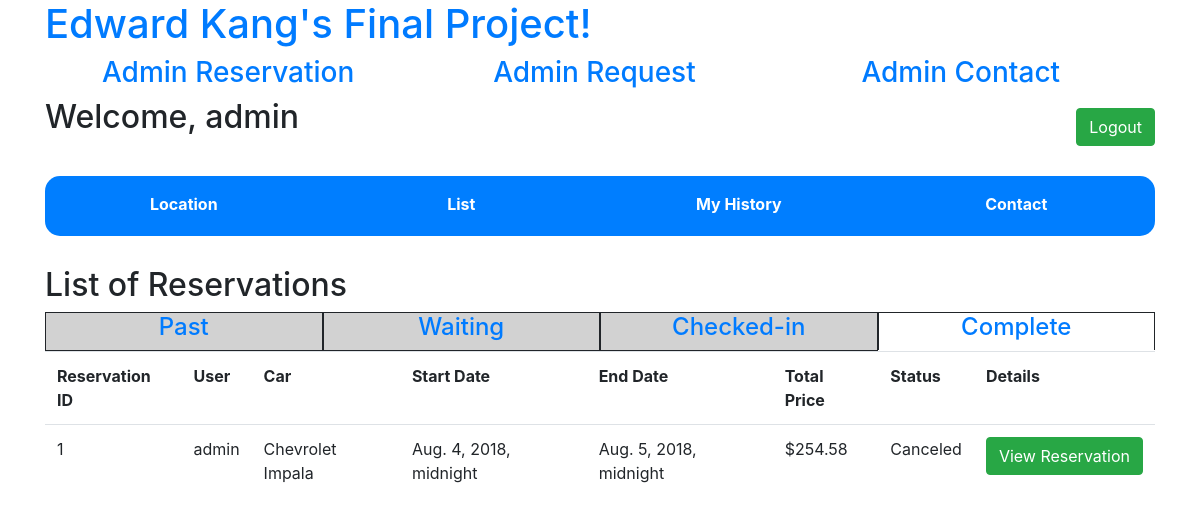
Page /adminpage/reservation/past/else (signed in) on the earlier database version.
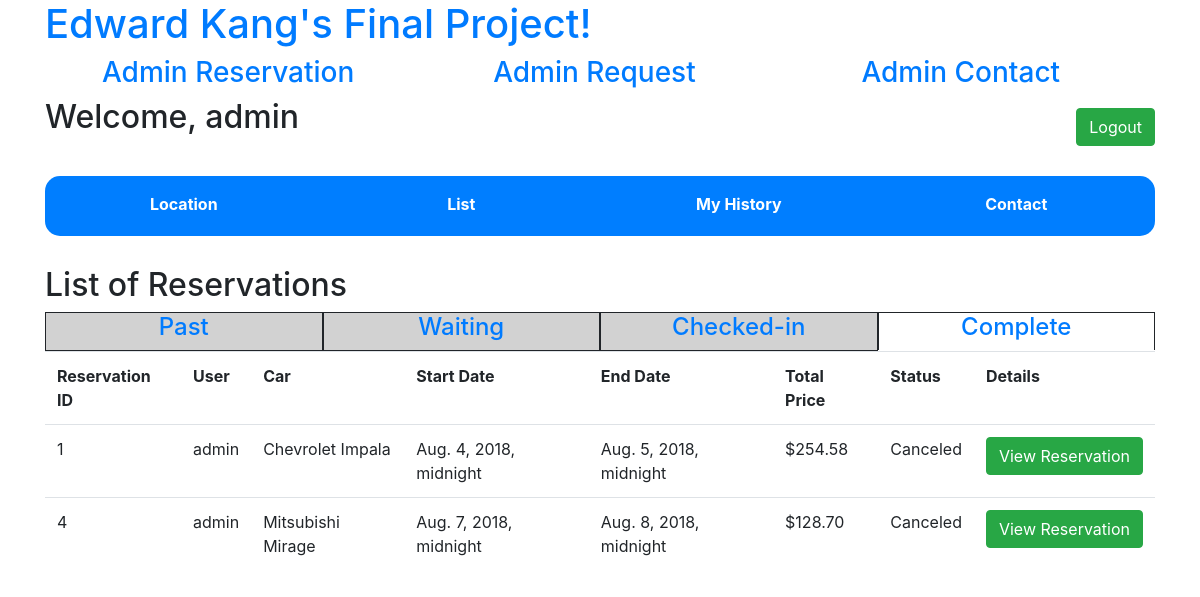
Same page on the later database version.
### rents/models.py (models this page shows, shortened)
class Reservation(models.Model):
    reservation_user = models.ForeignKey(settings.AUTH_USER_MODEL, on_delete=models.CASCADE)
    reservation_car = models.ForeignKey(Car, on_delete=models.CASCADE)
    reservation_start_date = models.DateTimeField()
    reservation_end_date = models.DateTimeField()
    reservation_drop_off = models.ForeignKey(Location, on_delete=models.CASCADE)
    reservation_protection = models.CharField(max_length=64)
    reservation_total_price = models.FloatField()
    reservation_status = models.CharField(max_length=64)
    reservation_request = models.CharField(max_length=64)

class Car(models.Model):
    car_brand = models.CharField(max_length=64)
    car_name = models.CharField(max_length=64)
    car_type = models.CharField(max_length=64)
    car_price = models.FloatField()
    car_size = models.IntegerField()
    car_detail = models.CharField(max_length=64)
    car_status = models.CharField(max_length=64)
    car_location = models.ForeignKey(Location, on_delete=models.CASCADE)

### rents/views.py (the view, shortened to what this page needs)
# urls.py: path("adminpage/reservation/<str:time>/<str:status>", views.adminReservationView, name="admin_reservation"),
@user_passes_test(lambda user: user.is_superuser)
def adminReservationView(request, time, status):
    if not request.user.is_authenticated:
        return render(request, 'rents/login.html', {'message': 'Please login first.'})
    current_time = datetime.now()
    if time == 'past':
        reservation_list = Reservation.objects.filter(reservation_end_date__lt=current_time).all()
        search_status = 'past'
    context = {
        'reservationlists' : reservation_list,
        'searchstatus' : search_status
    }
    return render(request, 'rents/admin_reservation.html', context)

### rents/templates/rents/admin_reservation.html (shortened to what this page needs)
{% extends "rents/menu.html" %}
{% block body %}
<div id="body_content" class="form-group">
    <div>
        <h2>List of Reservations</h2>
        <div class="body_table">
            <div class="body_table_content">
                <div id="past_reservation">
                    <h4><a href="/adminpage/reservation/past/else">Past</a></h4>
                </div>
                <div id="waiting_reservation">
                    <h4><a href="/adminpage/reservation/current/waiting">Waiting</a></h4>
                </div>
                <div id="check_in_reservation">
                    <h4><a href="/adminpage/reservation/current/checked">Checked-in</a></h4>
                </div>
                <div id="complete_reservation">
                    <h4><a href="/adminpage/reservation/current/complete">Complete</a></h4>
                </div>
                <div>
                    <table class="table">
                        <tr>
                            <th>Reservation ID</th>
                            <th>User</th>
                            <th>Car</th>
                            <th>Start Date</th>
                            <th>End Date</th>
                            <th>Total Price</th>
                            <th>Status</th>
                            <th>Details</th>
                        </tr>
                        {% for reservationlist in reservationlists %}
                        <tr>
                            <td>{{ reservationlist.id }}</td>
                            <td>{{ reservationlist.reservation_user.username }}</td>
                            <td>{{ reservationlist.reservation_car.car_brand }} {{ reservationlist.reservation_car.car_name }}</td>
                            <td>{{ reservationlist.reservation_start_date }}</td>
                            <td>{{ reservationlist.reservation_end_date }}</td>
                            <td>${{ reservationlist.reservation_total_price|floatformat:2 }}</td>
                            <td>{{ reservationlist.reservation_status }}</td>
                            <td><input class="btn btn-success" type="button" value="View Reservation" onclick="viewAdminReservation(`{{ reservationlist.id }}`)" /></td>
                        </tr>
                        {% endfor %}
                    </table>
                </div>
            </div>
        </div>
    </div>
</div>
{% endblock %}

Differences in the rows shown:
added Reservation: id "4", reservation_user.username "admin", reservation_car.car_brand "Mitsubishi", reservation_car.car_name "Mirage", reservation_start_date "Aug. 7, 2018, midnight", reservation_end_date "Aug. 8, 2018, midnight", reservation_total_price "128.70", reservation_status "Canceled"
